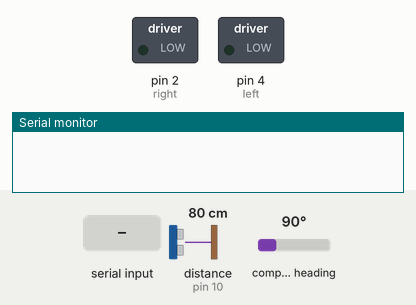
Simulated run of this sketch. Board: Arduino Uno, built with avr-gcc and run on an emulated ATmega328P. On the bench: switched loads named in the sketch (green lamp = pin HIGH), the last lines printed to the serial monitor. The inputs (shaded band) are chosen by the test bench; at power-on: compass heading 90°, distance to the obstacle (sensor on pin 10) 80 cm. The echo pulse lasts 58.3 µs per cm; pins used as bus, display or sensor lines are not drawn.

Above: at 1.2 s.
1.3 s: "90,45\n" received over Serial
At 1.6 s:
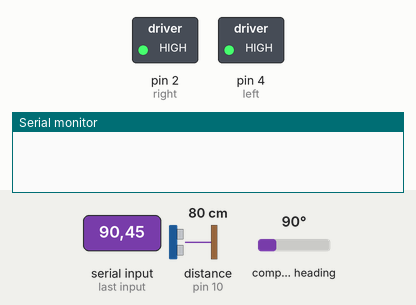
2.8 s: compass heading set to 68°
4.3 s: compass heading set to 59°
At 5.1 s:
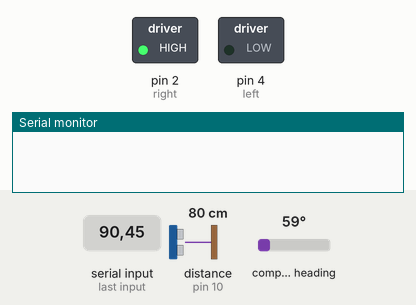
5.8 s: compass heading set to 180°
At 6.3 s:
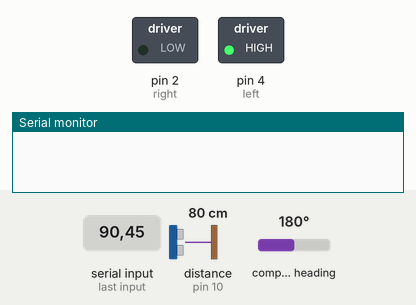
7.3 s: distance to the obstacle (sensor on pin 10) set to 6 cm
8.8 s: distance to the obstacle (sensor on pin 10) set to 3 cm
At 9.5 s:
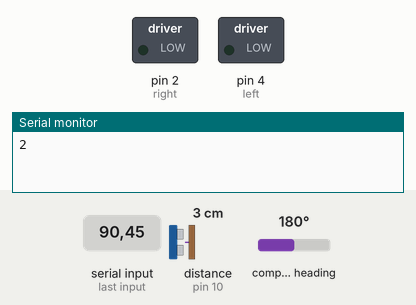
Timing chart, 0 to 11.3 s (numbered marks = the images above; inputs shaded):
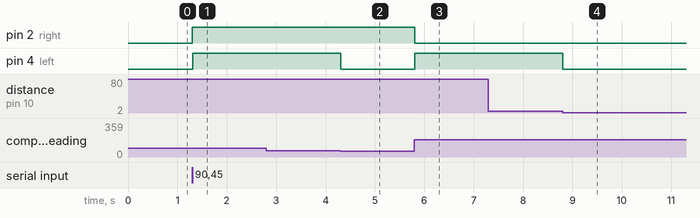

Measured:
- the behaviour switches between 63 and 62° on compass heading (found by bisection; images 1 and 2)
- the behaviour switches between 5 and 4 cm on distance to the obstacle (sensor on pin 10) (found by bisection; images 3 and 4)
- after the input at 1.3 s, pin 2 (right), pin 4 (left): LOW → HIGH at once
- after the input at 2.8 s, every drawn part: stays the same
- after the input at 4.3 s, pin 4 (left): HIGH → LOW at once
- after the input at 5.8 s, pin 2 (right): HIGH → LOW at once; pin 4 (left): LOW → HIGH at once
- after the input at 7.3 s, every drawn part: stays the same
- after the input at 8.8 s, pin 4 (left): HIGH → LOW at once

The sketch:

DBot_Arduino.ino
```cpp
#include <Wire.h>
#include <Adafruit_Sensor.h>
#include <Adafruit_HMC5883_U.h>


// defining shit we need
const int trigPin = 9;
const int echoPin = 10;
long duration;
int distance;
int sendo =0;

char message[6];

float other;
int start;
int start2;
int start3;
float other2;

int right = 2;
int left = 4;
int ENB = 7;
int ENA = 6;

int finding =0;
int idk = 0;

int done =8;

Adafruit_HMC5883_Unified mag = Adafruit_HMC5883_Unified(12345);

//showing mag sensors if we want to
void displaySensorDetails(void)
{
  sensor_t sensor;
  mag.getSensor(&sensor);
  delay(500);
}

void setup() {

  //starting communications
  Serial.begin(9600); // opens serial port, sets data rate to 9600 bps
  //Serial.println("HMC5883 Magnetometer Test"); Serial.println("");

  /* Initialise the sensor */
  if(!mag.begin())
  {
    /* There was a problem detecting the HMC5883 ... check your connections */
    Serial.println("Ooops, no HMC5883 detected ... Check your wiring!");
    while(1);
  }

  pinMode(trigPin, OUTPUT); // Sets the trigPin as an Output
  pinMode(echoPin, INPUT); // Sets the echoPin as an Input


  pinMode(right, OUTPUT);
  pinMode(left, OUTPUT);

  digitalWrite(ENA,  HIGH);
  digitalWrite(ENB, HIGH);
  digitalWrite(left, LOW);
  digitalWrite(right, LOW);

  int finding =0;
  int sendo = 0;
  int done =8;

  /* Display some basic information on this sensor */
  //displaySensorDetails();
}


//if hit send variable back to start the voiceline
  void hit(){
    //Serial.println(distance);
    //Serial.print("hit");
    done = 8;
    //stop robot
    //digitalWrite(right, LOW);
    //digitalWrite(left, LOW);
    //Serial.print('Q');
    while(done==8){
    Serial.print(done);
    }
   // Serial.print(distance);
    //Serial.print("did it");
  }


//using this as recursion instead of a loop to save the variable "other" from the mag sensor
void redo(){
  while(sendo !=2){
  if(finding == 0){
     digitalWrite(right, HIGH);
     //Serial.print("success");
  }

  //Serial.print(other);
  sensors_event_t event;
  mag.getEvent(&event);
  /* Display the results (magnetic vector values are in micro-Tesla (uT)) */
  //Serial.print("X: "); Serial.print(event.magnetic.x); Serial.print("  ");
  //Serial.print("Y: "); Serial.print(Ser\\event.magnetic.y); Serial.print("  ");
  //Serial.print("Z: "); Serial.print(event.magnetic.z); Serial.print("  ");Serial.println("uT");

  float heading = atan2(event.magnetic.y, event.magnetic.x);
  float declinationAngle = 0.22;
  heading += declinationAngle;


  digitalWrite(trigPin, LOW);
  delayMicroseconds(2);
  // Sets the trigPin on HIGH state for 10 micro seconds
  digitalWrite(trigPin, HIGH);
  delayMicroseconds(10);
  digitalWrite(trigPin, LOW);
  // Reads the echoPin, returns the sound wave travel time in microseconds
  duration = pulseIn(echoPin, HIGH);
  // Calculating the distance
  distance = duration * 0.034 / 2;
  // Prints the distance on the Serial Monitor
  //Serial.print(distance);


  // Correct for when signs are reversed.
  if(heading < 0)
    heading += 2*PI;

  // Check for wrap due to addition of declination.
  if(heading > 2*PI)
    heading -= 2*PI;

  // Convert radians to degrees for readability.
  float headingDegrees = heading * 180/M_PI;
  //Serial.print(headingDegrees);
  if(headingDegrees > other + 15 and other < 345 and other >15){
    //stop turning right
    digitalWrite(right, LOW);
    //start turning left
    digitalWrite(left, HIGH);
    //Serial.print("Too Far right");
  }
  if(headingDegrees < other - 15 and other < 345 and other >15){
    //stop turning right
    digitalWrite(left, LOW);
    //start turning left
    digitalWrite(right, HIGH);
  //  Serial.print("Too Far left");
  }

  if(other > 345 or other < 15){
    digitalWrite(left,HIGH);
    digitalWrite(right,HIGH);
  }

    if(headingDegrees < other + 15 and headingDegrees > other - 15 and other < 345 and other >15){
   // Serial.print("You're in range");
     //start going straight
    digitalWrite(right, HIGH);
    digitalWrite(left, HIGH);
  }

    //Serial.print(distance);
   //if the robot actually runs into something
    if(distance <=3){
    Serial.print(distance);
    digitalWrite(right, LOW);
    digitalWrite(left, LOW);
    sendo = 2;
    idk = 0;
    //exit(0);
    }

  //Serial.print("Heading (degrees): "); Serial.println(headingDegrees);
  //delay(100);
  finding++;
  //Serial.print(finding);
  //Serial.print(other);
//  redo();
}
}

void loop() {

  if (Serial.available() > 0) {
    //Serial.print("testing");
    other = Serial.parseFloat();
    other2 = other;
    //Serial.print(other);
    //Serial.print(other2);
    //digitalWrite(right, HIGH);
  }

if(other != 0){
redo();
}
}
```
